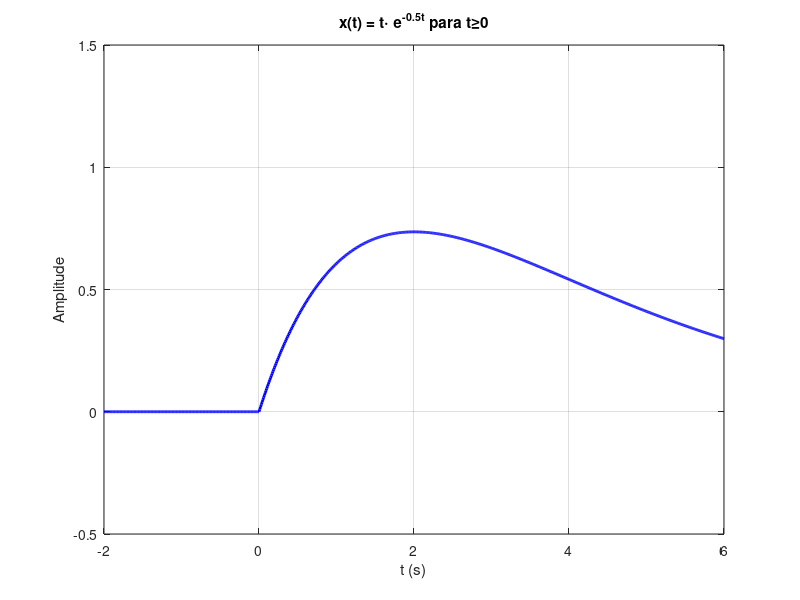
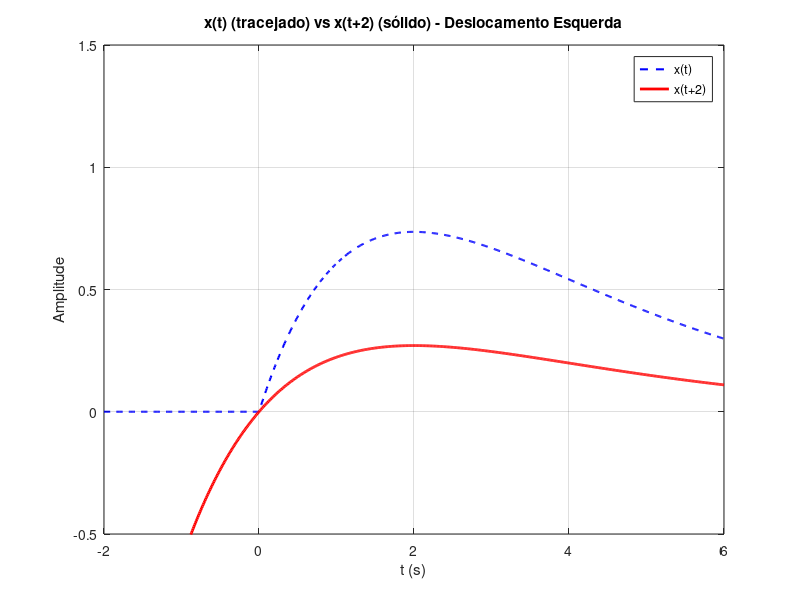
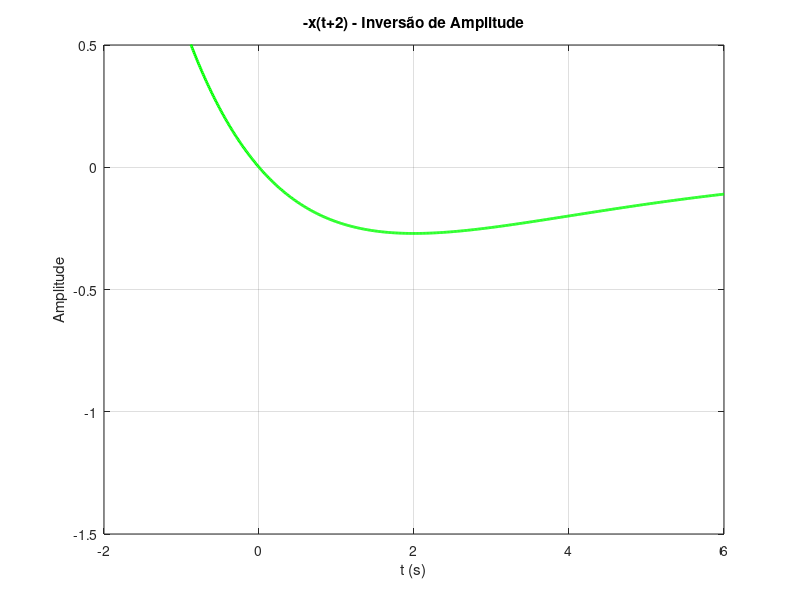
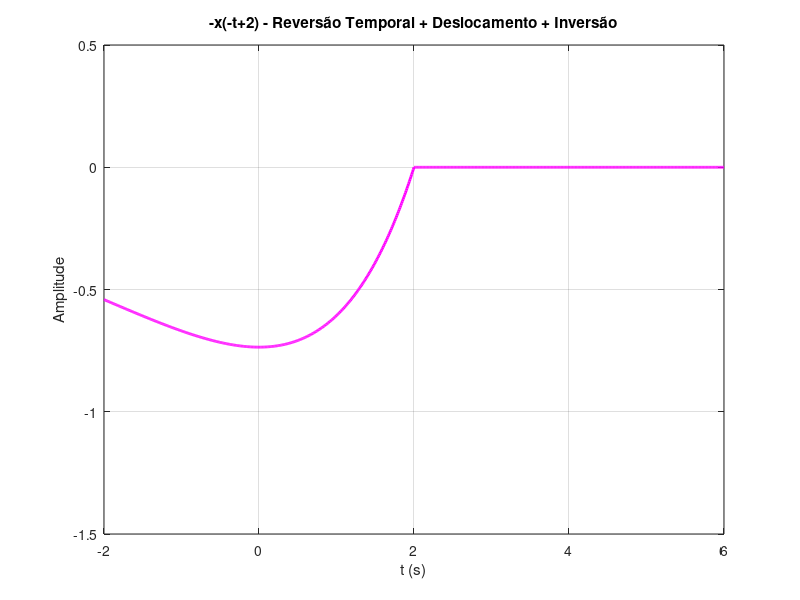

The MATLAB source for these figures, in order:
%% LIMPEZA E CONFIGURAÇÃO INICIAL
clear all; close all; clc;

%% DEFINIÇÃO DO SINAL CONTÍNUO x(t)
t = -2:0.01:6;
x_t = t .* exp(-0.5*t) .* (t >= 0);

%% FIGURAS INDIVIDUAIS PARA SINAIS CONTÍNUOS

% Figura 1: Sinal Original x(t)
figure(1);
plot(t, x_t, 'b-', 'LineWidth', 2);
title('x(t) = t\cdot e^{-0.5t} para t\geq0');
xlabel('t (s)'); ylabel('Amplitude'); grid on;
xlim([-2 6]); ylim([-0.5 1.5]);  % Escalas fixas para comparação

% Figura 2: Comparação x(t) e x(t+2)
figure(2);
plot(t, x_t, 'b--', 'LineWidth', 1.5); hold on;
plot(t, t.*exp(-0.5*(t+2)).*((t+2)>=0), 'r-', 'LineWidth', 2);
title('x(t) (tracejado) vs x(t+2) (sólido) - Deslocamento Esquerda');
xlabel('t (s)'); ylabel('Amplitude'); grid on;
legend('x(t)', 'x(t+2)', 'Location', 'best');
xlim([-2 6]); ylim([-0.5 1.5]);

% Figura 3: -x(t+2)
figure(3);
plot(t, -t.*exp(-0.5*(t+2)).*((t+2)>=0), 'g-', 'LineWidth', 2);
title('-x(t+2) - Inversão de Amplitude');
xlabel('t (s)'); ylabel('Amplitude'); grid on;
xlim([-2 6]); ylim([-1.5 0.5]);

% Figura 4: -x(-t+2)
figure(4);
plot(t, -(-t+2).*exp(-0.5*(-t+2)).*((-t+2)>=0), 'm-', 'LineWidth', 2);
title('-x(-t+2) - Reversão Temporal + Deslocamento + Inversão');
xlabel('t (s)'); ylabel('Amplitude'); grid on;
xlim([-2 6]); ylim([-1.5 0.5]);

%% DEFINIÇÃO DO SINAL DISCRETO x[n]
n = -4:10;
x_n = n .* (0.8).^n .* (n >= 0);

%% FIGURAS INDIVIDUAIS PARA SINAIS DISCRETOS

% Figura 5: Sinal Discreto Original x[n]
figure(5);
stem(n, x_n, 'b-', 'LineWidth', 2, 'Marker', 'o');
title('x[n] = n\cdot 0.8^n para n\geq0');
xlabel('n'); ylabel('Amplitude'); grid on;
xlim([-4 10]); ylim([-0.5 2.5]);

% Figura 6: Comparação x[n] e x[n+2]
figure(6);
stem(n, x_n, 'b--', 'LineWidth', 1); hold on;
shifted_n = n + 2;
x_n2 = shifted_n .* (0.8).^shifted_n .* (shifted_n >= 0);
stem(n, x_n2, 'r-', 'LineWidth', 2, 'Marker', 's');
title('x[n] vs x[n+2] - Deslocamento Esquerda');
xlabel('n'); ylabel('Amplitude'); grid on;
legend('x[n]', 'x[n+2]', 'Location', 'best');
xlim([-4 10]); ylim([-0.5 2.5]);

% Figura 7: -x[n+2]
figure(7);
stem(n, -x_n2, 'g-', 'LineWidth', 2, 'Marker', '^');
title('-x[n+2] - Inversão de Amplitude');
xlabel('n'); ylabel('Amplitude'); grid on;
xlim([-4 10]); ylim([-2.5 0.5]);

% Figura 8: -x[-n+2]
figure(8);
reversed_n = -n + 2;
x_rev = reversed_n .* (0.8).^reversed_n .* (reversed_n >= 0);
stem(n, -x_rev, 'm-', 'LineWidth', 2, 'Marker', 'd');
title('-x[-n+2] - Reversão Temporal + Deslocamento + Inversão');
xlabel('n'); ylabel('Amplitude'); grid on;
xlim([-4 10]); ylim([-2.5 0.5]);

%% EXPLICAÇÃO DAS ESCALAS
fprintf('\n=== DICAS PARA VISUALIZAR ESCALAS ===\n');
fprintf('1. Use ZOOM: Clique no ícone de lupa na janela da figura\n');
fprintf('2. Use PAN: Clique no ícone de mão para mover o gráfico\n');
fprintf('3. Data Cursor: Clique no ícone de "+" para ver valores exatos\n');
fprintf('4. Os limites estão fixos com xlim/ylim para melhor comparação\n');